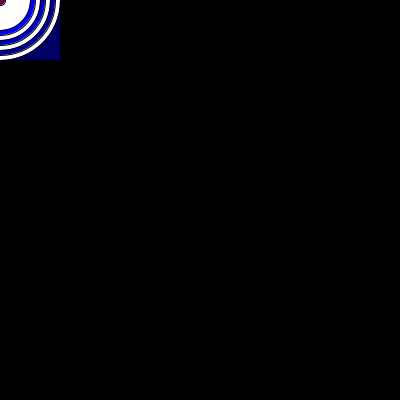
Frame 1 (no input)
Frame 60 (the mouse pressed at the canvas centre just before this capture): identical to frame 1, image omitted
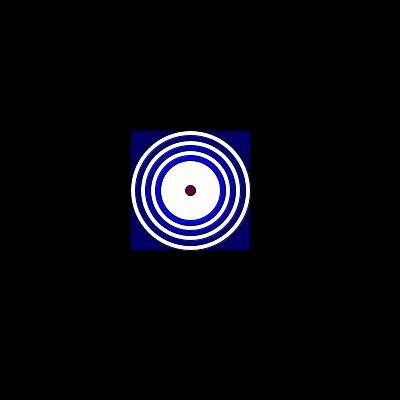
Frame 120 (the mouse held since frame 60 and released just before this capture)

The Processing sketch that drew these frames (run headless with seeded random() and noise(); from frame 60 on, the mouse is pressed at the canvas centre):

// Processing sketch: processing_154366
// ── processing_154366.pde

//Agustey Mongia
//copyright notice

float x=0;
float y=0;
float easing_value = 0.05;

void setup()
{
  size(400, 400);
  rectMode(CENTER);
  
};

void draw()
{
  background(0);
  float wd=width*.5;
  float ht=height*.5;
  float dx=mouseX-x;
  float dy=mouseY-y;
  float xnew=x+(dx*easing_value);
  float ynew=y+(dy*easing_value);
  fill(0, 0, 100);
  rect(xnew, ynew, wd*.6, ht*.6);
  fill(255, 255, 255);
  ellipse(xnew, ynew, wd*.6, ht*.6);
  fill(0, 0, 150);
  ellipse(xnew, ynew, wd*.55, ht*.55);
  fill(255, 255, 255);
  ellipse(xnew, ynew, wd*.5, ht*.5);
  fill(0, 0, 200);
  ellipse(xnew, ynew, wd*.45, ht*.45);
  fill(255, 255, 255);
  ellipse(xnew, ynew, wd*.4, ht*.4);
  fill(0, 0, 255);
  ellipse(xnew, ynew, wd*.35, ht*.35);
  fill(255, 255, 255);
  ellipse(xnew, ynew, wd*.3, ht*.3);
  fill(100, 0, 60);
  ellipse(xnew, ynew, wd*.05, ht*.05);
  x=xnew;
  y=ynew;
};
